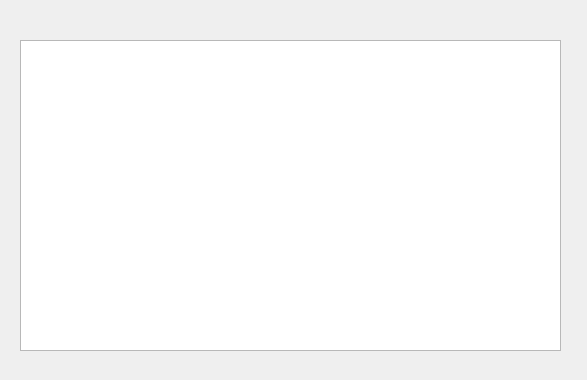
<?xml version="1.0" encoding="UTF-8"?>
<ui version="4.0">
 <class>StateDialog</class>
 <widget class="QDialog" name="StateDialog">
  <property name="geometry">
   <rect>
    <x>0</x>
    <y>0</y>
    <width>587</width>
    <height>380</height>
   </rect>
  </property>
  <property name="windowTitle">
   <string>Dialog</string>
  </property>
  <widget class="QTableView" name="tableView">
   <property name="geometry">
    <rect>
     <x>20</x>
     <y>40</y>
     <width>541</width>
     <height>311</height>
    </rect>
   </property>
  </widget>
 </widget>
 <resources/>
 <connections/>
</ui>
